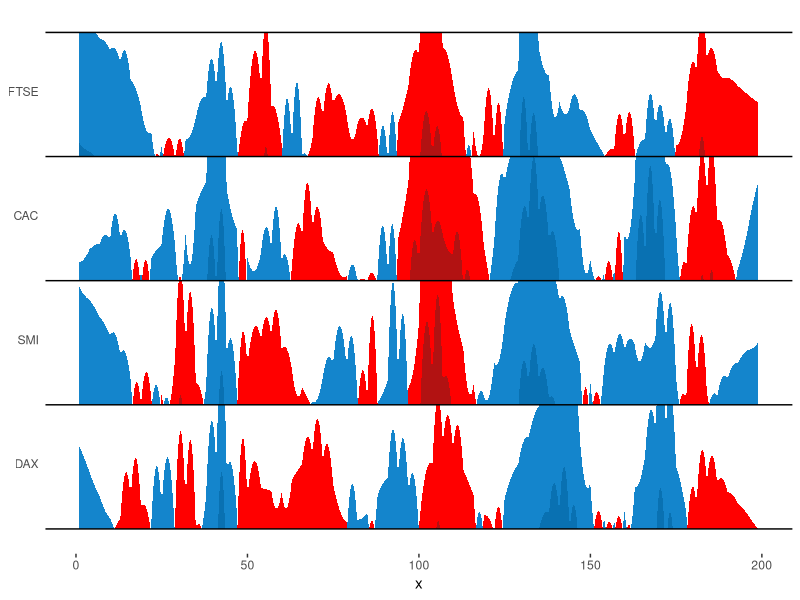

This figure's R source:
library(testthat)
library(grid)
library(ggplot2)
library(plyr)
library(reshape2)

steps = function(y,i){
  max(y)/i
}


cut.into.parts = function(vals,i){
  a = abs(vals)
  r = seq(0,max(a),steps(vals,i))
  cut(a,r,include.lowest=TRUE)
}

f = function(df,num.steps){
  df2 = df
  df2$splitter = 2
  df[df$y > 0,"y"] = 0
  df2[df2$y < 0,"y"] = 0
  #print(head(df2))
  rbind(df,df2)
}

fac = function(x,pos,col) ifelse(pos > 0,as.character(x[pos,col]),as.character(x[pos+1,col]))

padding = function(x,xs,nrows){
  pos = x[xs,]$x

  interval.x.axis = function(x,xs,mod){
    ret = abs(x[get(mod)(xs,1),"x"]-x[xs,"x"])/2
    ret
  }

  create.entry = function(mod) list(x[xs,"group"],
                           get(mod)(pos,ifelse(mod=="-",interval.x.axis(x,xs,mod)*0.98,interval.x.axis(x,xs,mod))),
                           0,
                           x[xs,"splitter"]                           )

  insert.zero = function(mod){
    if(x[get(mod)(xs,1),"y"] != 0 && 
       get(mod)(xs,1) < nrows && 
       get(mod)(xs,1) > 0 &&
       x[get(mod)(xs,1),"splitter"] == x[xs,"splitter"]){
      x[nrow(x) + 1,c("group","x","y","splitter")] = create.entry(mod)
    }
    x
  }

  x = insert.zero("-") #before current position
  insert.zero("+") #after current position
}

band.colors = list(c("#590000","#003BF7"),c("#B21212","#FF0000","#0971B2","#1485CC"),c("#590000","#CC3730","#CC716D","#003BF7","#B8BCFB","#CCCEE3"))
num.steps = 2
#num.steps = 3
#num.steps = 1

colors = band.colors[[num.steps]]
colors2 =LETTERS[1:(num.steps*2)]

plot.bands = function(df.all,num.steps){
  step = steps(df.all$y,num.steps)*1.00000000001
  p = ggplot() + theme(panel.grid.major=element_blank(),
                       panel.grid.minor=element_blank(),
                       axis.ticks.y=element_blank(),
                       panel.background  = element_rect(fill = "white", colour = NA))

  add.area = function(p,df,c1,c2){
    df$fill = ifelse(df$splitter==1,c1,c2)
    p + geom_ribbon(aes(x,ymin=ymin,ymax=ymax,fill=fill),df)
  }

  grounds = c()
  counter = 0
  for(level in levels(df.all$group)){
    output = ifelse(level=="A",T,F)
    df = df.all[df.all$group==level,]
    ground = counter * step
    grounds = c(grounds,ground)

    for(i in 1:num.steps){
      df5 = df
      df5$y = abs(df5$y)

      current_bottom_bottom =  step * (i-1)
      current_bottom_top =  step * (i)
      current_top_bottom = step * (i)
      current_top_top = step * (i+1)

      #print(step)
      #if(length(df5[df5$y < current_bottom_bottom,"y"]) == 0)
        #print(df5)

      df5[df5$y < current_bottom_bottom,"y"] = 0
      df5[df5$y >= current_bottom_bottom & df5$y < current_bottom_top ,"y"] = df5[df5$y >= current_bottom_bottom & df5$y < current_bottom_top ,"y"] - current_bottom_bottom
      df5[df5$y > current_top_bottom,"y"] = step
      row.names(df5) = 1:nrow(df5)
      df5 = Reduce(function(x,xs){padding(x,xs,nrow(df5))},which(df5$y == 0),df5)

      df5$ymin = ground
      df5$ymax = abs(df5$y) + ground
      #print(df5)
      p = add.area(p,df5,colors2[length(colors2)/2+1-i],colors2[length(colors2)+1-i])
    }
    counter = counter + 1
    p = p + geom_hline(yintercept=ground)
    #break
  }

  labels = function(vals,side){
    if(num.steps == 1){
      ifelse(side == 1, paste0("(0,",max(abs(vals)),"]"),paste0("[-",max(abs(vals)),",0]"))
    }else
      levels(cut(side*abs(df.all$y),num.steps))
  }

  p = p + scale_fill_manual(values=colors,breaks=colors2,
                            labels=c(labels(df.all$y,-1),labels(df.all$y,1)))

  p = p + 
    scale_y_continuous(breaks=grounds+step*1.05/2,labels=levels(df$group)) 
    #scale_x_continuous(breaks=seq(df.all[df.all$group==levels(df.all$group)[1] & df.all$splitter == 1,"x"])-1)

  p = p + theme(legend.position="None")
  p + geom_hline(yintercept=grounds[length(grounds)]+step)
}

create.df = function(df,newy,newx){
   data.frame(x=newx,y=newy,group=df$group[1],splitter=df$splitter[1])
}

smoothme = function(df,span=0.4,interval=1,...){
  l = loess("y ~ x",data.frame(x=df$x,y=df$y),span=span)
  newx = seq(1,nrow(df),interval)
  create.df(df,predict(l,newdata=data.frame(x=newx)),newx)
}

spline.smoother = function(df,n=3*nrow(df),...){
  l = spline(df$x,df$y,n=n)
  create.df(df,l$y,l$x)
}

eu = function(){
  df = melt(EuStockMarkets)
  #df = df[(df$Var2=="DAX" | df$Var2 == "SMI") & df$Var1 < 200,]
  df = df[df$Var1 < 200,]
  row.names(df) = 1:nrow(df)
  names(df) = c("x","group","y")
  df$x = as.numeric(df$x)
  df$y = as.numeric(df$y)
  df$group = factor(df$group)
  df$splitter = 1
  df
}

calc.diff = function(tmp){
  tmp = transform(tmp,diff=c(diff(y),0))
  transform(tmp,diff_perc=diff/y*100)
}

e = eu()
e = ddply(e,.(group),smoothme,span=0.15,interval=.1,n=20)
df = ddply(e,.(group),calc.diff)
df2 = df[abs(df$diff_perc) < 1.0,]
tmp2 = df2
tmp2$y = tmp2$diff_perc
df_eu = ddply(tmp2, .(group),f,num.steps=num.steps)
b = plot.bands(df_eu,num.steps)
print(b)

#b = plot.bands(df3,num.steps)

#df = data.frame(group=rep(c("A","B","C"),each=10), x=0:9,y=c(1.2,1.8627684,0.1,-1,-0.8324571,-0.0061331,-0.8056517,0.1085939,0.6393061,-0.9098858,0.2,0.8627684,0.92,-1,-0.8324571,-1.0061331,-0.5056517,0.1085939,-0.6393061,-0.9098858,0.3,0.1627684,0.3072174,-0.3,-1.5324571,-1.0061331,-0.5056517,0.1085939,0.6393061,-0.9098858),splitter=1) 
##df = ddply(df,.(group),smoothme,span=.2,interval=.1,n=8)
#df5 = ddply(df,.(group),f,num.steps=num.steps)
#p = plot.bands(df5,num.steps)
#print(p)
#return

#df3 = data.frame(group="A",x=0:9,y=c(0.2,0.8627684,0.92,-1,-0.8324571,-1.0061331,-0.5056517,0.1085939,0.6393061,-0.9098858),splitter=1)
#df3 = ddply(df3,.(group),f,num.steps=num.steps)
#print(df3)
#p = plot.bands(df3,num.steps)
#print(p)

#df3 = f(data.frame(group=rep(c("A","B"),each=10), x=0:9,y=c(0.5,0.1627684,0.3072174,-1,-0.8324571,-1.0061331,-0.5056517,0.1085939,0.6393061,-0.9098858,0.3,0.1627684,0.3072174,-0.3,-1.8324571,-1.0061331,-0.5056517,0.1085939,0.6393061,-0.9098858),splitter=1))
#print(df3)
#plot.bands(df3,num.steps)

#print(p + geom_line(data=df3,aes(x,abs(y),group=splitter)))
#print(p)
#print(df4)

#test_that("asdfasdf",{
#expect_equal(nrow(df4),20+3+3)
#expect_equal(0.0,df4[df4$splitter == 1 & df4$x==3.5,"y"])
#})
